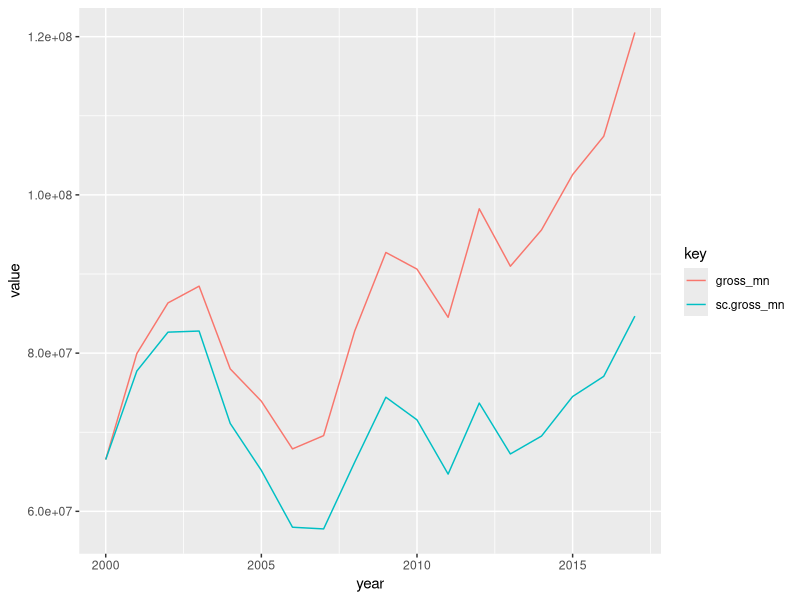

Write R code to recreate this figure. (Note: this script raises an error after producing the figure.)
## ---- chunk 1
knitr::opts_chunk$set(echo = TRUE)
##Helper Functions here for cleanly handling imports
#install_all - function for installing all packages in a list that aren't available
#  inspired by https://stackoverflow.com/questions/4090169/elegant-way-to-check-for-missing-packages-and-install-them
#  ex: install_all(c('readr', 'dplyr'))
install_all <- function(list.of.packages) {
  need_install <- list.of.packages[!(list.of.packages %in% installed.packages()[,"Package"])]
  if(length(need_install)) install.packages(need_install)
}

# package_apply_all - function for calling install_all on list of packages, then applying a function to them
#  inspired by https://stackoverflow.com/questions/8175912/load-multiple-packages-at-once
#  ex: package_apply_all(c('readr', 'dplyr'), require)
package_apply_all <- function(list.of.packages, func) {
  install_all(list.of.packages)
  invisible(lapply(list.of.packages, func, character.only = TRUE))
}
## ---- chunk 2
package_apply_all(
  c(
    'readr', # for loading data from various formats
    'dplyr', # because we all need a little magic
    'ggplot2', # pretty graphs
    'tidyr', # needed for the gather function
    'data.table' # needed to drop some missing values
  ), require)
## ---- chunk 3
# Pull in Consumer Price Index Data from 
# Burea of Labor Statistics to account for inflation
cpi <- read_csv('CPI_20181201.csv', col_types = cols())
# data ranged from 2000 (1) to 2017 (18)
# so... year mod 2000 + 1 is the indexing scheme.
# NOTE: if cpi csv file is changed the indexing scheme will need updating
cpif <- function(year) {
  idx <- year %% 2000 + 1
  cpi$Annual[idx]
}

## ---- chunk 4
# oscars data
pat.oscar_won <- "Oscar_.*_won$"
pat.oscar_nom <- "Oscar_.*_nominated$"
oscars <- read_csv("oscars.csv", col_types = cols()) %>% mutate(
  sc.gross = gross * cpif(2000)/cpif(year) # "In 2000 dollars"
) %>% 
  mutate_at(vars(matches(pat.oscar_won)), funs(factor)) %>%
  mutate_at(vars(matches(pat.oscar_nom)), funs(factor))
## ---- chunk 5
# probably not something to keep... but still interesting... 
currency_info <- oscars %>% select(
  gross, sc.gross, year
) %>% mutate(
  diff = gross - sc.gross
) %>% group_by(year) %>% summarize(
  n=n(),
  diff_mn = mean(diff, na.rm = TRUE),
  gross_mn = mean(gross, na.rm = TRUE),
  sc.gross_mn = mean(sc.gross, na.rm = TRUE)
)

currency_info %>% 
  gather(key, value, gross_mn, sc.gross_mn) %>%
  ggplot(aes(x=year, y=value, colour=key)) + 
  geom_line()
## ---- chunk 6
# sum number of wins identified per row for cols
tmp.won <- rowSums(
  oscars %>%
    mutate_at(
      vars(matches(pat.oscar_won)),
      funs(ifelse(. == "No", 0, 1))
    ) %>% select(matches(pat.oscar_won))
  )

# set win count variable in oscars df
oscars <- oscars %>% 
  mutate(Oscars_win_count = tmp.won)

# Validation
oscars_won_best_picture <- filter(oscars, Oscar_Best_Picture_won == 'Yes')
# This movie won 3 oscars, let's see if it checks out
oscars_won_best_picture$Oscars_win_count[1] == 3
# This movie won 2 oscars, let's see if it checks out
oscars_won_best_picture$Oscars_win_count[2] == 2
# Yeap

# Encodes as factor
oscars <- oscars %>% mutate(
  Oscars_won_some = factor(ifelse(Oscars_win_count > 0, "Yes", "No"))
)
## ---- chunk 7
# Gets the movies that won Oscars for best picture 
oscars_won_best_picture <- subset(oscars, Oscar_Best_Picture_won == 1)
dim(oscars_won_best_picture)
#View(head(oscars_won_best_picture[c(1:40)]))
# Gets the first movie of such list
lord_of_the_rings_king <- head(oscars_won_best_picture, 1)
#View(lord_of_the_rings_king)
# Gets the number of awards it won, not counting the Oscars 
num_awards_won <- 0
# For every column name in the Series
for (i in names(lord_of_the_rings_king)){
  # If "won"" is in such name
  if(grepl("won", i) == TRUE){
    # And if "Oscar" and "categories" is not
     if(grepl("Oscar", i) == FALSE){
       if(grepl("categories", i) == FALSE){
         # Add to num_awards_won the value of such column
         num_awards_won = num_awards_won + lord_of_the_rings_king[c(i)][[1]]
       }
      }
  }
}
# Prints the value of awards_wins
lord_of_the_rings_king[c("awards_wins")]
# Prints the number of awards it won, not counting the Oscars
num_awards_won
## ---- chunk 8
# Prints the unique values of the certificate column
unique(oscars$certificate)
# Prints the movies "Unrated" and "Not Rated"
subset(oscars, certificate == "Not Rated")[c("movie")]
subset(oscars, certificate == "Unrated")[c("movie")]
## ---- chunk 9
# Gets the indexes of such rows
not_rated_index = as.numeric(rownames(subset(oscars, certificate == "Not Rated")[c("movie")]))
unrated_index =  as.numeric(rownames(subset(oscars, certificate == "Unrated")[c("movie")]))

# Checks if any of them won an oscar
for(i in 1:nrow(oscars[not_rated_index, ])){
  if(oscars[not_rated_index, ]$Oscars_won_some[i]){
    print("Yes")
  }
}
for(i in 1:nrow(oscars[unrated_index, ])){
  if(oscars[unrated_index, ]$Oscars_won_some[i]){
    print("Yes")
  }
}
## ---- chunk 10
dim(oscars)
drop_index = c(not_rated_index, unrated_index)
oscars = oscars[-drop_index,]
dim(oscars)
## ---- chunk 11
unique(oscars$certificate)
sum(is.na(oscars$certificate))
## ---- chunk 12
titles_missing_values = oscars[is.na(oscars$certificate), ]$movie
titles_missing_values
## ---- chunk 13
for(i in titles_missing_values){
  if(subset(oscars, movie == i)$Oscars_won_some != 0){
    print("Yes")}
}
## ---- chunk 14
oscars = data.table(oscars)
oscars = na.omit(oscars, c("certificate"))
dim(oscars)
## ---- chunk 15
unique(oscars$certificate)
oscars = oscars %>% mutate(certificate = replace(certificate, certificate == "PG-13", 3))
oscars = oscars %>% mutate(certificate = replace(certificate, certificate == "G", 1))
oscars = oscars %>% mutate(certificate = replace(certificate, certificate == "R", 4))
oscars = oscars %>% mutate(certificate = replace(certificate, certificate == "PG", 2))
oscars = oscars %>% mutate(certificate = replace(certificate, certificate == "TV-MA", 5))
oscars$certificate = as.numeric(oscars$certificate)
unique(oscars$certificate)
## ---- chunk 16
# Drops movie and movie_id, synopsis and gross
oscars$movie <- NULL
oscars$movie_id <- NULL 
oscars$synopsis <- NULL 
oscars$gross <- NULL 

# Drops the Oscars_category_won columns (will use them later as targets, but for now we cannot use them to predict)
oscars$Oscar_Best_Actor_won <- NULL
oscars$Oscar_Best_Actress_won <- NULL
oscars$Oscar_Best_AdaScreen_won <- NULL
oscars$Oscar_Best_Director_won <- NULL
oscars$Oscar_Best_OriScreen_won <- NULL
oscars$Oscar_Best_Picture_won <- NULL
oscars$Oscar_Best_Supporting_Actor_won <- NULL
oscars$Oscar_Best_Supporting_Actress_won <- NULL
## ---- chunk 17
# Splits by years
oscars_train <- subset(oscars, year %in% c(2000:2012)) 
oscars_test <- subset(oscars, year %in% c(2013:2016))
# Gets the target
y_train = oscars_train$Oscars_won_some
y_test = oscars_test$Oscars_won_some
# Drops the target column
X_train <- oscars_train
X_train$Oscars_won_some <- NULL
X_test <- oscars_test
X_test$Oscars_won_some <- NULL

# Checking if our new objects make sense
y_train
sum(y_train)
sapply(X_train, typeof)
